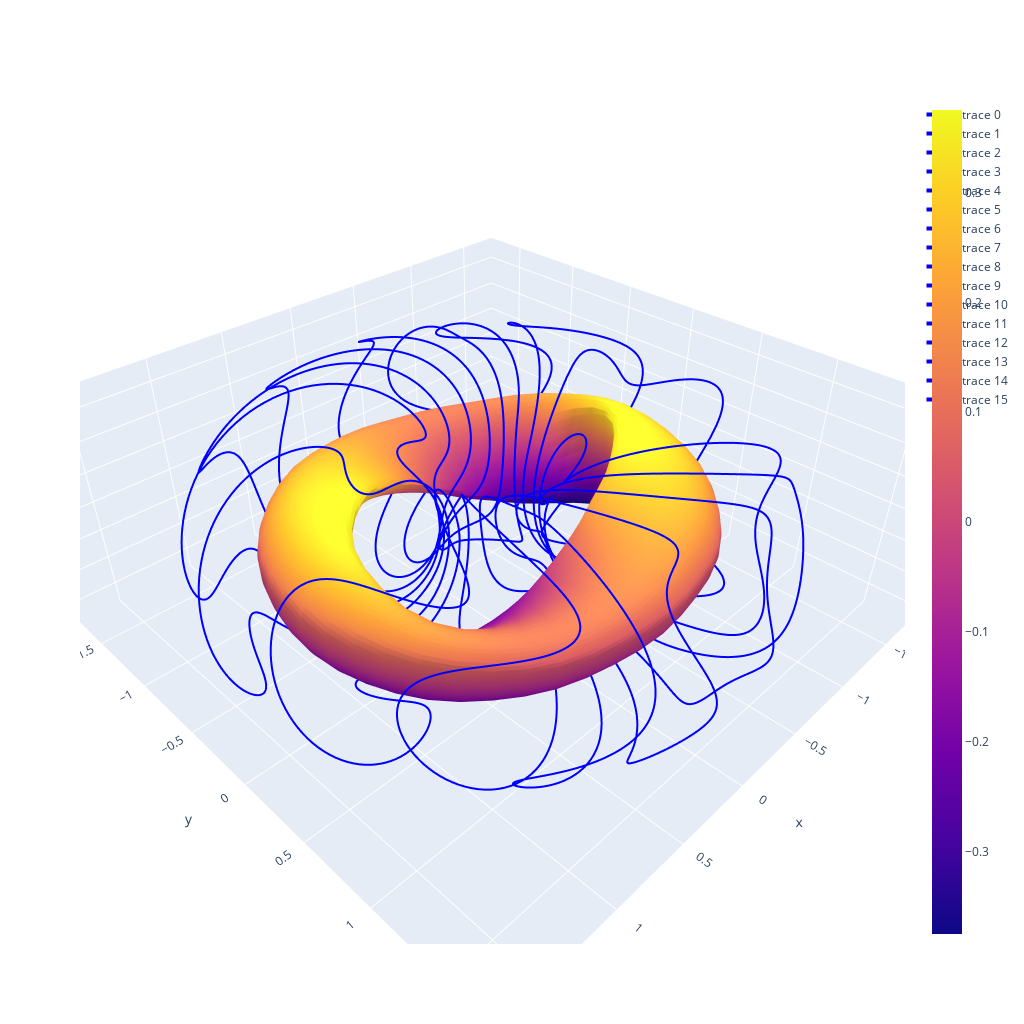

This figure's notebook cell:
### Code cell
fig = plot(coils + [s] , engine="plotly", close=True, show=False)
fig.update_layout(
    autosize=False,
    width=1024,
    height=1024,)
fig.show()

### Figure 1 — Plotly figure (JSON) as saved in the notebook; plotly's stock layout.template omitted (floating-point values rounded to 4 significant figures; data arrays with more than 128 entries replaced by an {"elided": "..."} marker saying what was removed)
{"data": [{"line": {"color": "blue", "width": 4}, "mode": "lines", "type": "scatter3d", "x": {"elided": "301 float values"}, "y": {"elided": "301 float values"}, "z": {"elided": "301 float values"}}, {"line": {"color": "blue", "width": 4}, "mode": "lines", "type": "scatter3d", "x": {"elided": "301 float values"}, "y": {"elided": "301 float values"}, "z": {"elided": "301 float values"}}, {"line": {"color": "blue", "width": 4}, "mode": "lines", "type": "scatter3d", "x": {"elided": "301 float values"}, "y": {"elided": "301 float values"}, "z": {"elided": "301 float values"}}, {"line": {"color": "blue", "width": 4}, "mode": "lines", "type": "scatter3d", "x": {"elided": "301 float values"}, "y": {"elided": "301 float values"}, "z": {"elided": "301 float values"}}, {"line": {"color": "blue", "width": 4}, "mode": "lines", "type": "scatter3d", "x": {"elided": "301 float values"}, "y": {"elided": "301 float values"}, "z": {"elided": "301 float values"}}, {"line": {"color": "blue", "width": 4}, "mode": "lines", "type": "scatter3d", "x": {"elided": "301 float values"}, "y": {"elided": "301 float values"}, "z": {"elided": "301 float values"}}, {"line": {"color": "blue", "width": 4}, "mode": "lines", "type": "scatter3d", "x": {"elided": "301 float values"}, "y": {"elided": "301 float values"}, "z": {"elided": "301 float values"}}, {"line": {"color": "blue", "width": 4}, "mode": "lines", "type": "scatter3d", "x": {"elided": "301 float values"}, "y": {"elided": "301 float values"}, "z": {"elided": "301 float values"}}, {"line": {"color": "blue", "width": 4}, "mode": "lines", "type": "scatter3d", "x": {"elided": "301 float values"}, "y": {"elided": "301 float values"}, "z": {"elided": "301 float values"}}, {"line": {"color": "blue", "width": 4}, "mode": "lines", "type": "scatter3d", "x": {"elided": "301 float values"}, "y": {"elided": "301 float values"}, "z": {"elided": "301 float values"}}, {"line": {"color": "blue", "width": 4}, "mode": "lines", "type": "scatter3d", "x": {"elided": "301 float values"}, "y": {"elided": "301 float values"}, "z": {"elided": "301 float values"}}, {"line": {"color": "blue", "width": 4}, "mode": "lines", "type": "scatter3d", "x": {"elided": "301 float values"}, "y": {"elided": "301 float values"}, "z": {"elided": "301 float values"}}, {"line": {"color": "blue", "width": 4}, "mode": "lines", "type": "scatter3d", "x": {"elided": "301 float values"}, "y": {"elided": "301 float values"}, "z": {"elided": "301 float values"}}, {"line": {"color": "blue", "width": 4}, "mode": "lines", "type": "scatter3d", "x": {"elided": "301 float values"}, "y": {"elided": "301 float values"}, "z": {"elided": "301 float values"}}, {"line": {"color": "blue", "width": 4}, "mode": "lines", "type": "scatter3d", "x": {"elided": "301 float values"}, "y": {"elided": "301 float values"}, "z": {"elided": "301 float values"}}, {"line": {"color": "blue", "width": 4}, "mode": "lines", "type": "scatter3d", "x": {"elided": "301 float values"}, "y": {"elided": "301 float values"}, "z": {"elided": "301 float values"}}, {"type": "surface", "x": {"elided": "49x49 float values"}, "y": {"elided": "49x49 float values"}, "z": {"elided": "49x49 float values"}}], "layout": {"autosize": false, "height": 1024, "scene": {"aspectmode": "data", "aspectratio": {"x": 1.333, "y": 1.343, "z": 0.5584}}, "width": 1024}}
